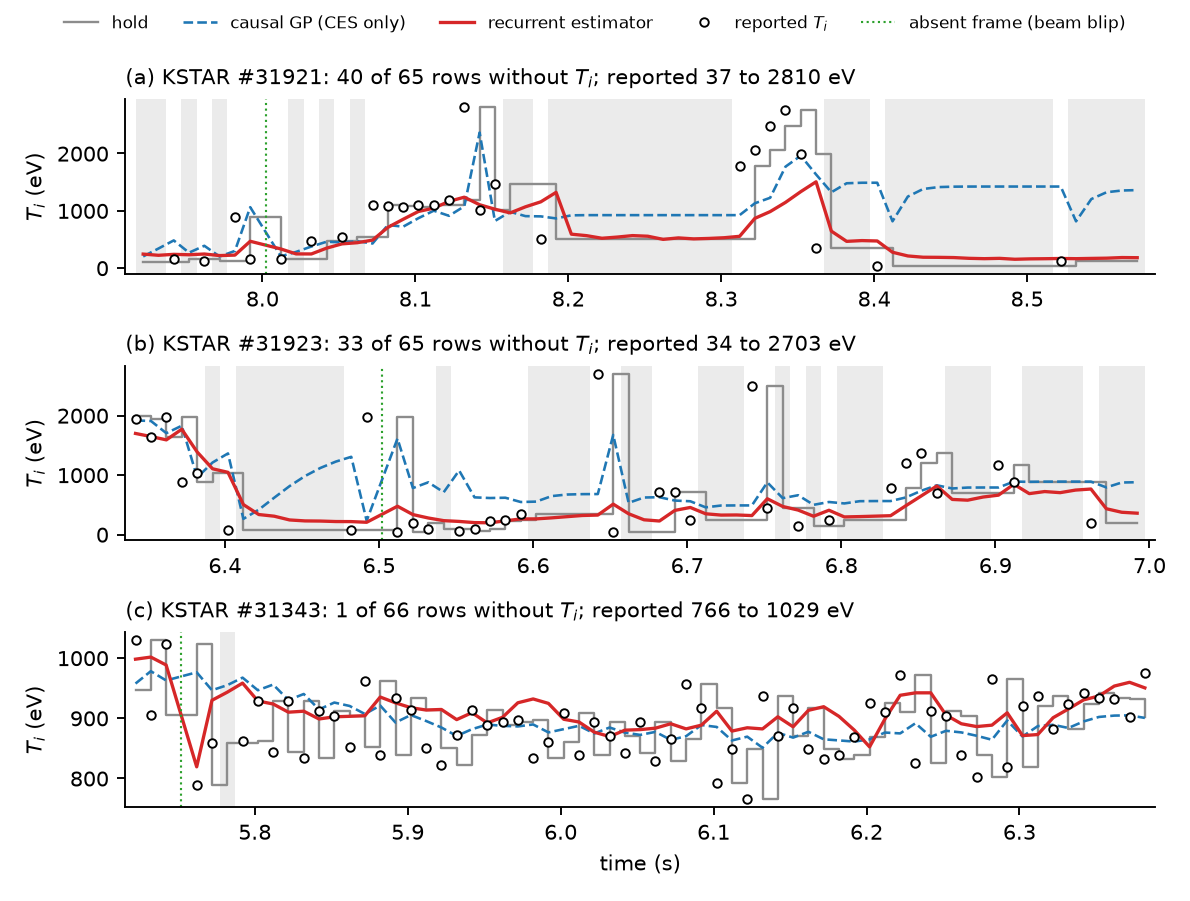

Recreate this plot in Python.
"""Example time traces through CES gaps for the main text: the causal recurrent estimator of B.39.

Same discharges, windows and row-level check as fig_trace.py (whose selection rule was fixed
before any trace was drawn and does not depend on the estimator); the estimator drawn is the
causal variant trained in B.39 on split seed 1 with initialisation 1
(data/.b39_v2_cut_s1_i1: fast channels standardized with the statistics of the training
discharges, 80-epoch cap).  Inference on the CPU; the absolute error of the network must agree
with the stored one (comparison_errors_test.npz of that run) within 0.5 eV on every scored row
of the three discharges, hold and the causal GP to 1e-3 in squared error; otherwise nothing is
drawn.  Rows that follow an absent frame (a beam blip) are marked.

Run from the repo root:  py docs/paper/ppcf/fig_trace_causal.py
Output: docs/paper/ppcf/fig_trace_causal.{pdf,png,json}
"""
import json
import os
import sys
from pathlib import Path

os.environ["CES_TRACE_DEVICE"] = "cpu"
os.environ["CUDA_VISIBLE_DEVICES"] = ""

HERE = Path(__file__).resolve().parent
ROOT = HERE.parents[2]
sys.path.insert(0, str(HERE))
import fig_trace as FT  # noqa: E402  (sets the protocol env of the earlier figure; overridden below)

RUN = ROOT / "data" / ".b39_v2_cut_s1_i1"
os.environ["CES_PER_SHOT_NORM"] = "0"
os.environ["CES_OUTPUT_DIR"] = str(RUN)

import matplotlib.pyplot as plt  # noqa: E402
import numpy as np  # noqa: E402
import torch  # noqa: E402

OUT = HERE / "fig_trace_causal"


def main():
    torch.set_num_threads(4)
    metrics = json.loads((RUN / "metrics.json").read_text(encoding="utf-8"))
    if metrics["seq_model"] != "v2" or bool(metrics["per_shot_input_norm"]):
        raise SystemExit("FATAL: the run is not the causal variant")
    stats = FT._load_stats(metrics)
    manifest = json.loads((FT.SPLIT / "split_manifest.json").read_text(encoding="utf-8"))
    for s in FT.SHOTS:
        if s not in manifest["test_files"]:
            raise SystemExit(f"FATAL: {s} is not a TEST file of split 1")
    grid, _ = FT.load_grid_files(ROOT / "data", True)
    valid_names = sorted(grid)
    (typ_sc, typ_name), n_typ, sc_all = FT.typical_shot(grid, manifest["test_files"])
    shots = list(FT.SHOTS) + [typ_name]
    with torch.no_grad():
        lookup = FT.build_pred_lookup(ROOT / "data", shots, stats, torch.device("cpu"))["full"]
    npz = np.load(RUN / "comparison_errors_test.npz")

    report = {"device": "cpu", "run": RUN.name,
              "typical_discharge": {"file": typ_name, "scatter_eV": round(typ_sc, 1), "candidates": n_typ}}
    traces, ok = {}, True
    for name in shots:
        time, ti, model, pers, gp, seg_id = FT.estimates(grid[name], lookup[name])
        c = FT.check(name, time, ti, model, pers, gp, npz, valid_names)
        report[name] = c
        for label in ("persistence", "causal_gp"):
            ok &= c[label]["share_within_1e-3"] >= 0.999
        ok &= c["model"]["max_abs_dev_of_error_eV"] <= 0.5
        ok &= c["max_value_mismatch_eV"] < 0.05
        traces[name] = (time, ti, model, pers, gp, seg_id)
    report["check_passed"] = bool(ok)
    if not ok:
        OUT.with_suffix(".json").write_text(json.dumps(report, indent=1), encoding="utf-8")
        print(json.dumps(report, indent=1))
        raise SystemExit("FATAL: recomputed estimates do not match the stored errors; no figure.")

    plt.rcParams.update({"font.size": 9, "axes.spines.top": False, "axes.spines.right": False})
    fig, axes = plt.subplots(len(shots), 1, figsize=(7.0, 5.3))
    for k, (ax, name) in enumerate(zip(axes, shots)):
        time, ti, model, pers, gp, seg_id = traces[name]
        lo, hi, n_gap = FT.pick_window(time, ti, seg_id)
        sl = slice(lo, hi)
        t = time[sl]
        obs = ~np.isnan(ti[sl])
        ax.plot(t, pers[sl], color="0.55", lw=1.0, drawstyle="steps-post", label="hold")
        ax.plot(t, gp[sl], color="#1f77b4", lw=1.1, ls="--", label="causal GP (CES only)")
        ax.plot(t, model[sl], color="#d62728", lw=1.4, label="recurrent estimator")
        ax.plot(t[obs], ti[sl][obs], "o", ms=3.6, mfc="white", mec="k", mew=0.8, label=r"reported $T_i$")
        for r in np.flatnonzero(~obs):
            ax.axvspan(t[r] - 0.005, t[r] + 0.005, color="0.92", lw=0)
        # absent frames (beam blips): a step of 20 to 40 ms between consecutive rows of the window
        dt = np.diff(t)
        blips = np.flatnonzero((dt > 0.015) & (dt < 0.045))
        for j, b in enumerate(blips):
            ax.axvline(0.5 * (t[b] + t[b + 1]), color="#2ca02c", lw=0.9, ls=":",
                       label="absent frame (beam blip)" if (k == 0 and j == 0) else None)
        ax.set_ylabel(r"$T_i$ (eV)")
        vv = ti[sl][obs]
        ax.set_title(f"({'abc'[k]}) KSTAR #{name[1:6]}: {int((~obs).sum())} of {len(t)} rows "
                     f"without $T_i$; reported {vv.min():.0f} to {vv.max():.0f} eV", loc="left", fontsize=9)
        ax.margins(x=0.01)
        m = model[sl]
        below = np.flatnonzero(m < vv.min())
        report[name].update({
            "window_s": [float(t[0]), float(t[-1])],
            "rows_without_ti_in_window": int((~obs).sum()), "rows_in_window": int(len(t)),
            "measured_min_max_eV_in_window": [round(float(vv.min()), 1), round(float(vv.max()), 1)],
            "absent_frame_steps_in_window": [round(float(t[b + 1]), 3) for b in blips],
            "estimate_min_max_eV_in_window": [round(float(np.nanmin(m)), 1), round(float(np.nanmax(m)), 1)],
            "rows_with_estimate_below_measured_range": [round(float(t[r]), 3) for r in below],
        })
    axes[-1].set_xlabel("time (s)")
    hs, ls = [], []
    for ax in axes:
        for h, l in zip(*ax.get_legend_handles_labels()):
            if l not in ls:
                hs.append(h); ls.append(l)
    fig.legend(hs, ls, ncol=5, fontsize=7.2, frameon=False, loc="upper center")
    fig.tight_layout(rect=(0, 0, 1, 0.95))
    fig.savefig(OUT.with_suffix(".pdf"))
    fig.savefig(OUT.with_suffix(".png"), dpi=170)
    OUT.with_suffix(".json").write_text(json.dumps(report, indent=1), encoding="utf-8")
    print(json.dumps({k: v for k, v in report.items() if k in ("check_passed", "typical_discharge")}, indent=1))
    for name in shots:
        r = report[name]
        print(name, "rows", r["scored_rows"], "rmse model/gp/hold",
              round(r["model"]["rmse_stored"], 1), round(r["causal_gp"]["rmse_stored"], 1),
              round(r["persistence"]["rmse_stored"], 1), "dev", round(r["model"]["max_abs_dev_of_error_eV"], 3),
              "blips", r["absent_frame_steps_in_window"], "below", r["rows_with_estimate_below_measured_range"])


if __name__ == "__main__":
    main()
